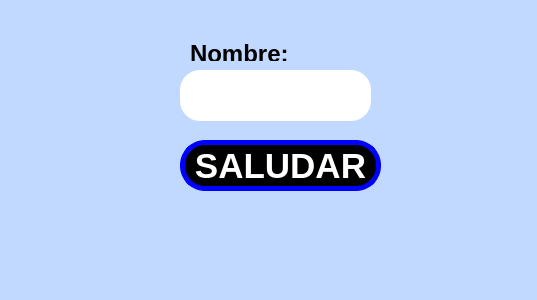
<?xml version="1.0" encoding="UTF-8"?>
<ui version="4.0">
 <class>MainWindow</class>
 <widget class="QMainWindow" name="MainWindow">
  <property name="geometry">
   <rect>
    <x>0</x>
    <y>0</y>
    <width>537</width>
    <height>300</height>
   </rect>
  </property>
  <property name="windowTitle">
   <string>MainWindow</string>
  </property>
  <property name="styleSheet">
   <string notr="true">background-color: rgb(193, 217, 255);</string>
  </property>
  <widget class="QWidget" name="centralwidget">
   <widget class="QPushButton" name="btn_saludar">
    <property name="geometry">
     <rect>
      <x>180</x>
      <y>140</y>
      <width>201</width>
      <height>51</height>
     </rect>
    </property>
    <property name="font">
     <font>
      <pointsize>26</pointsize>
      <bold>true</bold>
     </font>
    </property>
    <property name="styleSheet">
     <string notr="true">background-color: rgb(0, 0, 0);
color: rgb(255, 255, 255);
border-radius:25px;
border: 5px solid blue;</string>
    </property>
    <property name="text">
     <string>SALUDAR</string>
    </property>
   </widget>
   <widget class="QLineEdit" name="txt_nombre">
    <property name="geometry">
     <rect>
      <x>180</x>
      <y>70</y>
      <width>191</width>
      <height>51</height>
     </rect>
    </property>
    <property name="styleSheet">
     <string notr="true">border-radius:20px;
background-color: rgb(255, 255, 255);</string>
    </property>
   </widget>
   <widget class="QLabel" name="label">
    <property name="geometry">
     <rect>
      <x>190</x>
      <y>40</y>
      <width>131</width>
      <height>21</height>
     </rect>
    </property>
    <property name="text">
     <string>&lt;html&gt;&lt;head/&gt;&lt;body&gt;&lt;p&gt;&lt;span style=&quot; font-size:18pt; font-weight:700;&quot;&gt;Nombre:&lt;/span&gt;&lt;/p&gt;&lt;/body&gt;&lt;/html&gt;</string>
    </property>
   </widget>
  </widget>
  <widget class="QMenuBar" name="menubar">
   <property name="geometry">
    <rect>
     <x>0</x>
     <y>0</y>
     <width>537</width>
     <height>24</height>
    </rect>
   </property>
  </widget>
  <widget class="QStatusBar" name="statusbar"/>
 </widget>
 <resources/>
 <connections/>
</ui>
